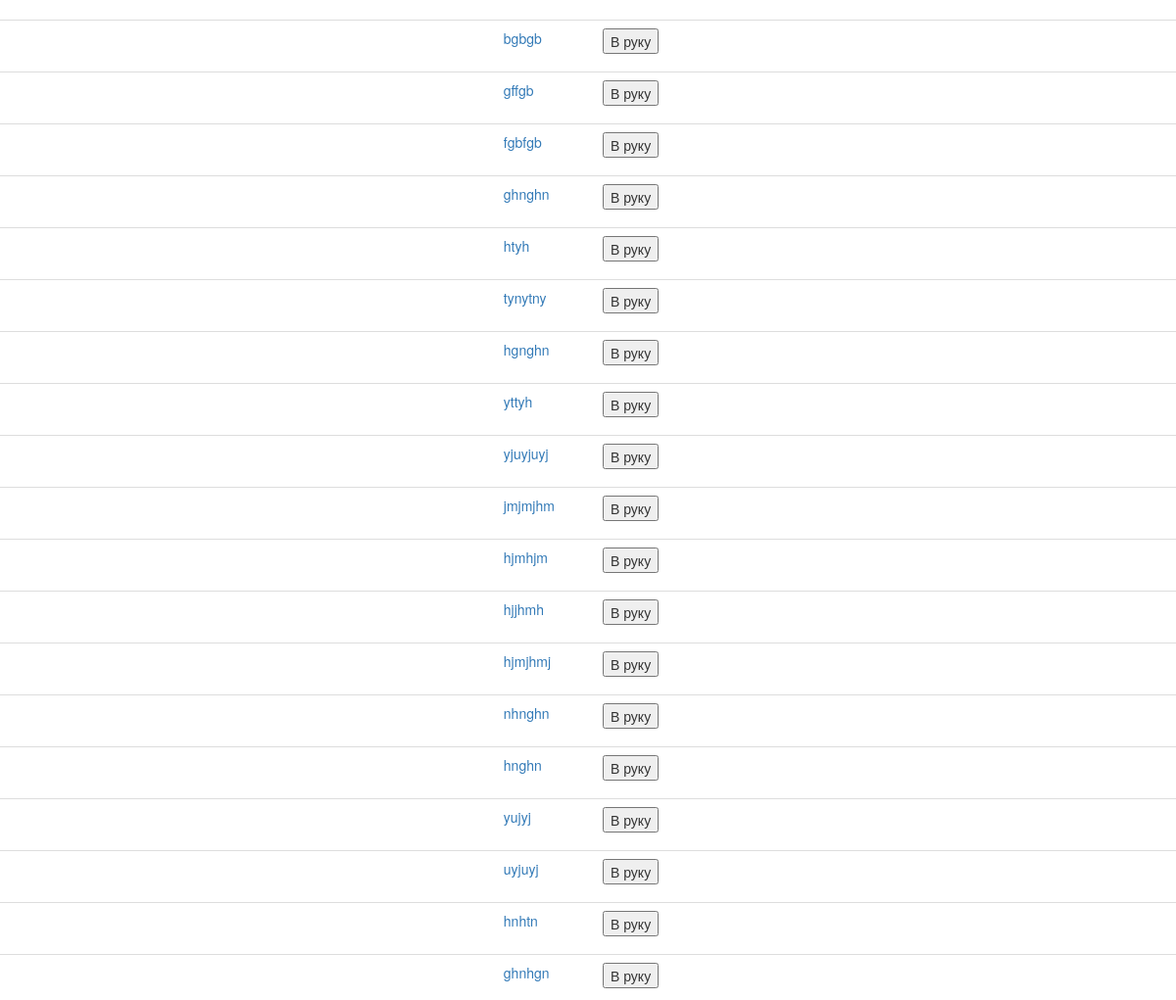
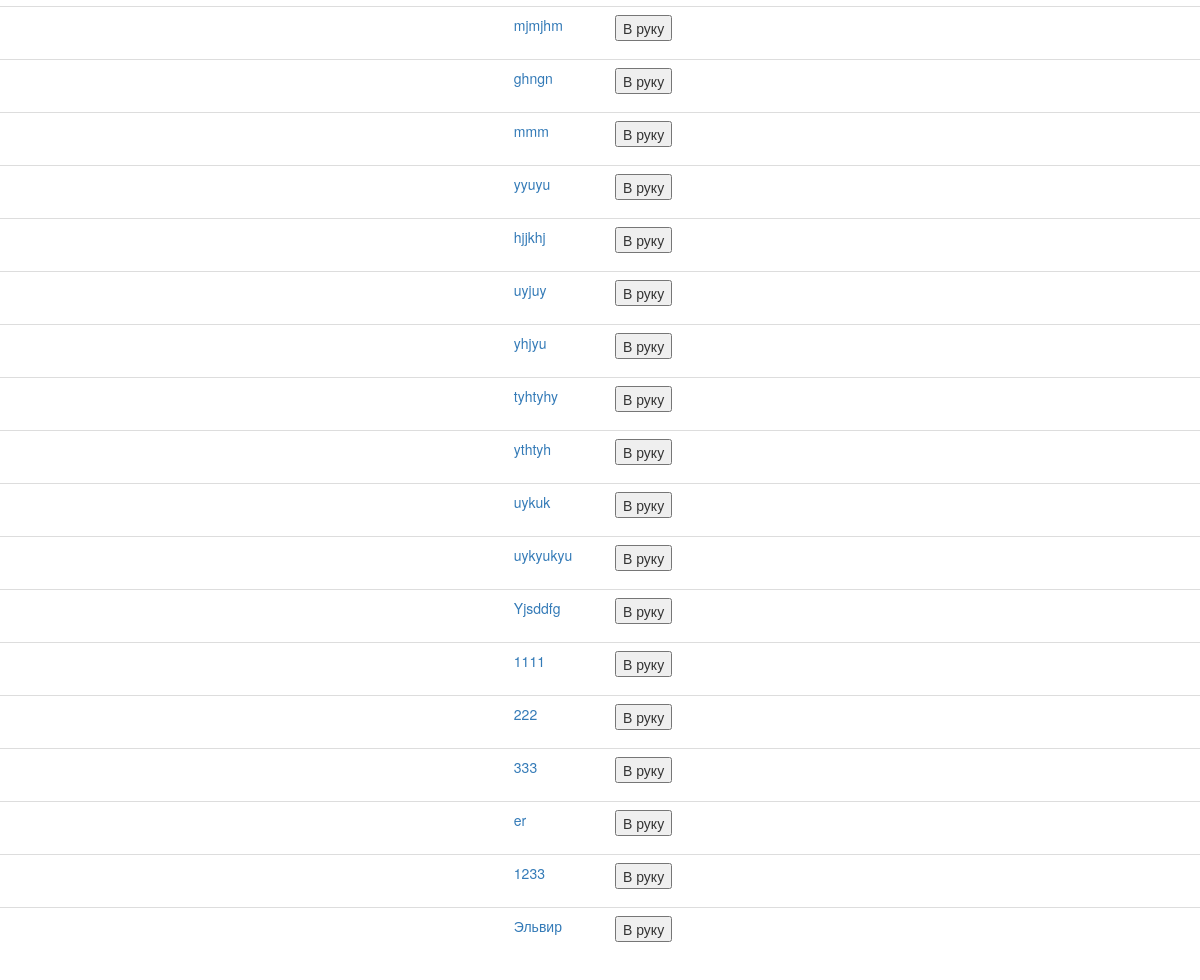
Screenshot of /get_recruits/1/ with the database file from the repository (2 pictures, top to bottom).
### main/models.py (models this page shows, shortened)
class Recruit(models.Model):
    name = models.CharField(default='', max_length=32, verbose_name='Имя')
    planet = models.ForeignKey(Planet, on_delete=models.CASCADE, verbose_name='Планета')
    age = models.IntegerField(default=18, verbose_name='Возраст')
    email = models.CharField(default='', max_length=256, verbose_name='Email')
    master = models.ForeignKey(Sith, on_delete=models.CASCADE, null=True, blank=True)
    class Meta:
        verbose_name = 'Рекрут'
        verbose_name_plural = 'Рекруты'

### main/views.py (the view, shortened to what this page needs)
# urls.py: path('get_recruits/<int:id>/', get_recruits, name='get_recruits'),
def get_recruits(request, id, recid=False):
    if request.method == 'GET':
        recruits_all = Recruit.objects.filter(master__isnull=True)
        my_recruits = Recruit.objects.filter(master=Sith.objects.get(id=id))
        return render(request, 'get_recruit.html', {'recruits':recruits_all, 'my_recruits':my_recruits, 'sith':id})

### templates/get_recruit.html (shortened to what this page needs)
<!DOCTYPE html>
<html lang="en">
<head>
    {% load staticfiles %}
    <link href="/static/css/bootstrap.min.css" rel="stylesheet">
</head>
<body>
    <br>
    <table class="table">
    {% for i in recruits %}
        <tr>
            <td>
    <div class="row">
        <div class="col-md-5 col-xs-2"></div>
        <div class="col-md-1 col-xs-3">
            <p><a href="{% url 'view_recrut_details' id=i.id %}" target="_blank">{{ i.name }}</a> </p>
        </div>
        <div class="col-md-2 col-xs-3">
            <form action="{% url 'get_recruits' id=sith recid=i.id %}" method="post">
                <p><button>В руку</button></p>
            </form>
        </div>
    </div>
                </td>
        </tr>
    {% endfor %}
        </table>
</body>
</html>

### rows the page displays
Recruit: name "bgbgb"
Recruit: name "gffgb"
Recruit: name "fgbfgb"
Recruit: name "ghnghn"
Recruit: name "htyh"
Recruit: name "tynytny"
Recruit: name "hgnghn"
Recruit: name "yttyh"
Recruit: name "yjuyjuyj"
Recruit: name "jmjmjhm"
Recruit: name "hjmhjm"
Recruit: name "hjjhmh"
Recruit: name "hjmjhmj"
Recruit: name "nhnghn"
Recruit: name "hnghn"
Recruit: name "yujyj"
Recruit: name "uyjuyj"
Recruit: name "hnhtn"
Recruit: name "ghnhgn"
Recruit: name "mjmjhm"
Recruit: name "ghngn"
Recruit: name "mmm"
Recruit: name "yyuyu"
Recruit: name "hjjkhj"
Recruit: name "uyjuy"
Recruit: name "yhjyu"
Recruit: name "tyhtyhy"
Recruit: name "ythtyh"
Recruit: name "uykuk"
Recruit: name "uykyukyu"
Recruit: name "Yjsddfg"
Recruit: name "1111"
Recruit: name "222"
Recruit: name "333"
Recruit: name "er"
Recruit: name "1233"
Recruit: name "Эльвир"
